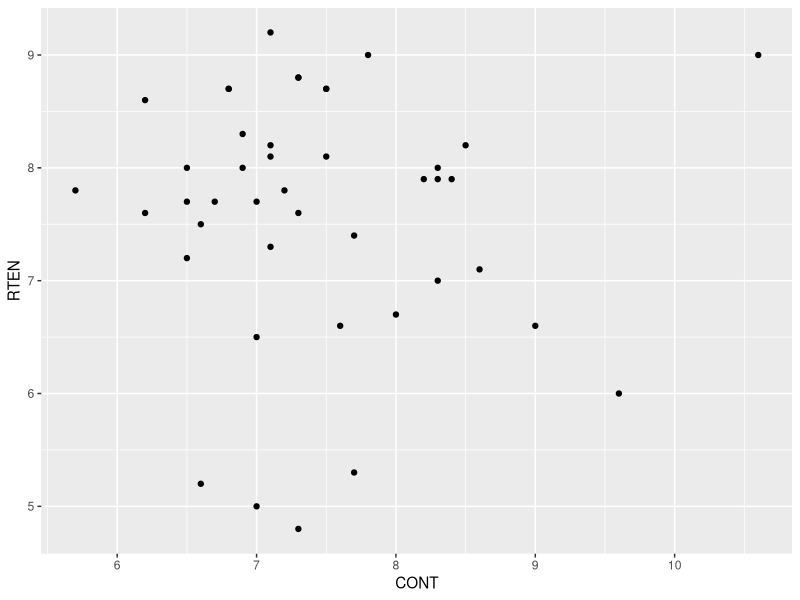
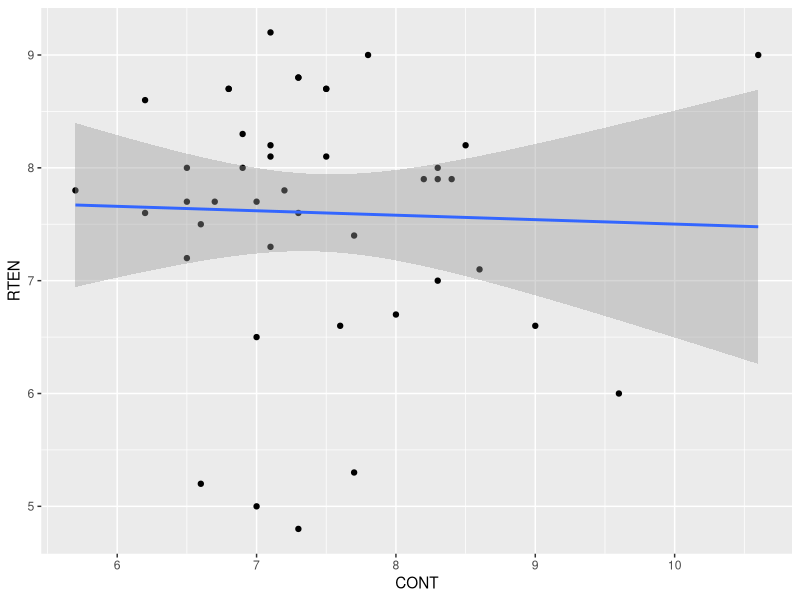

These figures' R source, in order:
judgeRatings <- read.table("./data/judgeRatings.csv", header=T, quote="\"")
library(ggplot2)
attach(judgeRatings)
qq <- qplot(CONT, RTEN)
plot(qq)
qq + geom_smooth(method='lm', formula=y~x)
